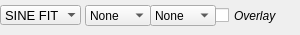
                                            <widget class="QFrame" name="frame_6">
                                                <property name="minimumSize">
                                                    <size>
                                                        <width>0</width>
                                                        <height>0</height>
                                                    </size>
                                                </property>
                                                <property name="maximumSize">
                                                    <size>
                                                        <width>16777215</width>
                                                        <height>60</height>
                                                    </size>
                                                </property>
                                                <property name="styleSheet">
                                                    <string notr="true"/>
                                                </property>
                                                <property name="frameShape">
                                                    <enum>QFrame::NoFrame</enum>
                                                </property>
                                                <property name="frameShadow">
                                                    <enum>QFrame::Raised</enum>
                                                </property>
                                                <property name="class" stdset="0">
                                                    <string>PeripheralCollectionInner</string>
                                                </property>
                                                <widget class="QComboBox" name="fit_select_box">
                                                    <property name="geometry">
                                                        <rect>
                                                            <x>85</x>
                                                            <y>5</y>
                                                            <width>66</width>
                                                            <height>21</height>
                                                        </rect>
                                                    </property>
                                                    <property name="currentIndex">
                                                        <number>2</number>
                                                    </property>
                                                    <item>
                                                        <property name="text">
                                                            <string>CH1</string>
                                                        </property>
                                                    </item>
                                                    <item>
                                                        <property name="text">
                                                            <string>CH2</string>
                                                        </property>
                                                    </item>
                                                    <item>
                                                        <property name="text">
                                                            <string>None</string>
                                                        </property>
                                                    </item>
                                                </widget>
                                                <widget class="QCheckBox" name="overlay_fit_button">
                                                    <property name="geometry">
                                                        <rect>
                                                            <x>215</x>
                                                            <y>5</y>
                                                            <width>76</width>
                                                            <height>21</height>
                                                        </rect>
                                                    </property>
                                                    <property name="font">
                                                        <font>
                                                            <pointsize>9</pointsize>
                                                            <weight>50</weight>
                                                            <italic>true</italic>
                                                            <bold>false</bold>
                                                        </font>
                                                    </property>
                                                    <property name="layoutDirection">
                                                        <enum>Qt::LeftToRight</enum>
                                                    </property>
                                                    <property name="autoFillBackground">
                                                        <bool>false</bool>
                                                    </property>
                                                    <property name="text">
                                                        <string>Overlay</string>
                                                    </property>
                                                    <property name="iconSize">
                                                        <size>
                                                            <width>0</width>
                                                            <height>0</height>
                                                        </size>
                                                    </property>
                                                </widget>
                                                <widget class="QComboBox" name="fit_select_box_2">
                                                    <property name="geometry">
                                                        <rect>
                                                            <x>150</x>
                                                            <y>5</y>
                                                            <width>66</width>
                                                            <height>21</height>
                                                        </rect>
                                                    </property>
                                                    <property name="currentIndex">
                                                        <number>2</number>
                                                    </property>
                                                    <item>
                                                        <property name="text">
                                                            <string>CH1</string>
                                                        </property>
                                                    </item>
                                                    <item>
                                                        <property name="text">
                                                            <string>CH2</string>
                                                        </property>
                                                    </item>
                                                    <item>
                                                        <property name="text">
                                                            <string>None</string>
                                                        </property>
                                                    </item>
                                                </widget>
                                                <widget class="QComboBox" name="fit_type_box">
                                                    <property name="geometry">
                                                        <rect>
                                                            <x>0</x>
                                                            <y>5</y>
                                                            <width>81</width>
                                                            <height>20</height>
                                                        </rect>
                                                    </property>
                                                    <property name="font">
                                                        <font>
                                                            <pointsize>10</pointsize>
                                                            <weight>50</weight>
                                                            <italic>false</italic>
                                                            <bold>false</bold>
                                                        </font>
                                                    </property>
                                                    <property name="currentIndex">
                                                        <number>0</number>
                                                    </property>
                                                    <property name="frame">
                                                        <bool>false</bool>
                                                    </property>
                                                    <item>
                                                        <property name="text">
                                                            <string>SINE FIT</string>
                                                        </property>
                                                    </item>
                                                </widget>
                                            </widget>
